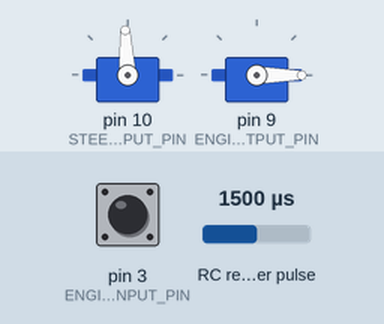
Recording of a sketch running on a simulated Arduino Uno, built with avr-gcc and run on an emulated ATmega328P. On the bench: 2 × servo. Wiring (inferred from the names in the program): RC receiver channel: data pin 2. The test bench sets the inputs (shaded band); at power-on: RC receiver pulse 1500 µs, pin 3 (ENGINE_INPUT_PIN) HIGH. What the sketch prints to the serial monitor is not drawn.

Above: at 1.2 s.
1.3 s: RC receiver pulse (sensor on pin 2) set to 1020 µs
At 2.2 s:
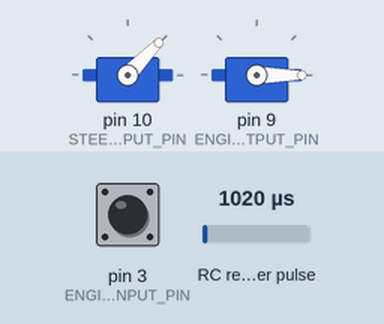
4.3 s: RC receiver pulse (sensor on pin 2) set to 1250 µs
At 4.51 s:
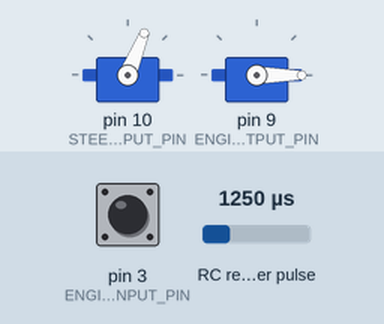
7.3 s: pin 3 (ENGINE_INPUT_PIN) pulled LOW for 0.15 s
At 7.7 s:
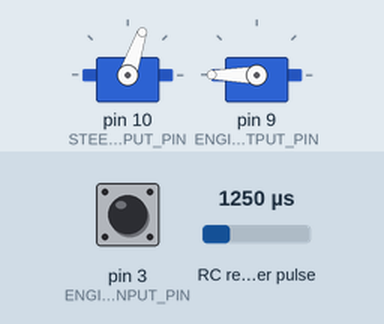
10.3 s: RC receiver pulse (sensor on pin 2) set to 1500 µs
13.3 s: RC receiver pulse (sensor on pin 2) set to 1750 µs
19.3 s: pin 3 (ENGINE_INPUT_PIN) pulled LOW for 1 s
At 19.5 s:
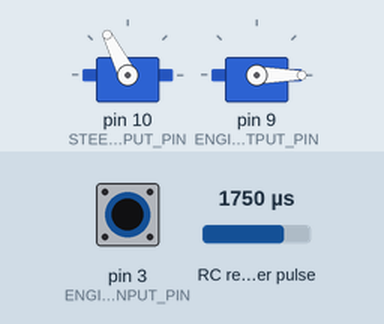
Timing chart, 0 to 23.3 s (numbered marks = the images above; inputs shaded):
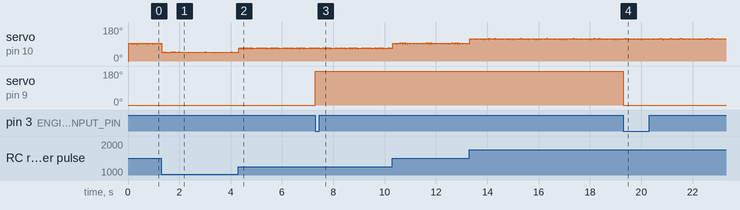

Measured:
- after the input at 7.3 s, servo on pin 9 (ENGINE_OUTPUT_PIN): 0° → 180° at once
- after the input at 19.3 s, servo on pin 9 (ENGINE_OUTPUT_PIN): 180° → 0° at once

The sketch:

Controller.ino
```cpp
#include "PinChangeInterrupt.h"
#include "TimerOne.h"
#include <Servo.h>

/*
    Controller

    This sketch reads input from an RC receiver and writes the input to an ESC, a servo, and a raspberry pi.

    The circuit:
    * RC receiver steering on pin 2
    * RC receiver ESC on pin 3
    * RC servo on pin 10
    * RC ESC on pin 9
*/

unsigned int debug_counter=0;

// choose a valid PinChangeInterrupt pin of your Arduino board
#define STEERING_INPUT_PIN 2
#define ENGINE_INPUT_PIN 3
#define STEERING_OUTPUT_PIN 10
#define ENGINE_OUTPUT_PIN 9

volatile unsigned long engine_input = 0;
volatile unsigned long steering_input = 0;
unsigned long steer_pin_time = 0;
unsigned long engine_pin_time = 0;

unsigned long lastMillis = 0;
const long interval = 0;

Servo steer;  // servo object to control the servo
Servo engine; // servo object to control the ESC

void setup()
{
  // start serial output to raspberry
  Serial.begin(115200);

  steer.attach(STEERING_OUTPUT_PIN);
  engine.attach(ENGINE_OUTPUT_PIN);

  // set pins to input with a pullup
  pinMode(ENGINE_INPUT_PIN, INPUT_PULLUP);
  pinMode(STEERING_INPUT_PIN, INPUT_PULLUP);

  // attach the new PinChangeInterrupts and enable event functions
  attachPinChangeInterrupt(digitalPinToPinChangeInterrupt(ENGINE_INPUT_PIN), timeEngineInput, CHANGE);
  attachPinChangeInterrupt(digitalPinToPinChangeInterrupt(STEERING_INPUT_PIN), timeSteeringInput, CHANGE);
}

void loop_()
{
  if (millis() - lastMillis >= interval) {
    lastMillis = millis();
    Serial.print("steer:");
    Serial.print(steering_input, DEC);
    Serial.print(" engine:");
    Serial.println(engine_input, DEC);
  }
  steer.writeMicroseconds(steering_input);
  engine.writeMicroseconds(engine_input);
}

void loop()
{
  if (millis() - lastMillis >= interval) {
    lastMillis = millis();
    Serial.print("steer:");
    Serial.print(debug_counter);
    Serial.print(" engine:");
    Serial.println(debug_counter);
    debug_counter++;
  }

  steer.writeMicroseconds(steering_input);
  engine.writeMicroseconds(engine_input);
}

void timeEngineInput(void)
{
  if (digitalRead(ENGINE_INPUT_PIN) == HIGH) {
    engine_pin_time = micros();
  } else {
    engine_input = micros() - engine_pin_time;
  }
}

void timeSteeringInput(void)
{
  if (digitalRead(STEERING_INPUT_PIN) == HIGH) {
    steer_pin_time = micros();
  } else {
    steering_input =  micros() - steer_pin_time;
  }
}
```
